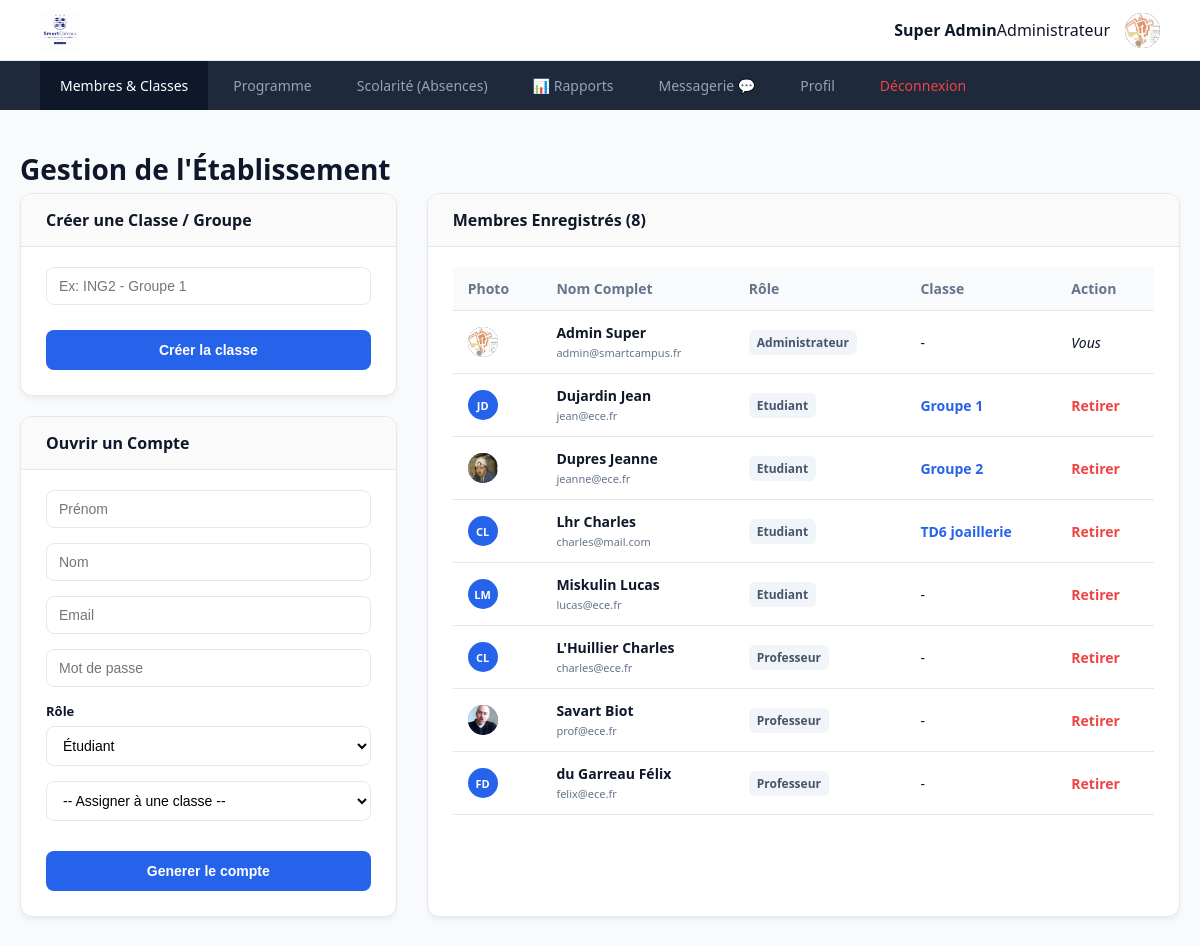
Before: /dashboard_administrateur.php (signed in) with the older database file.
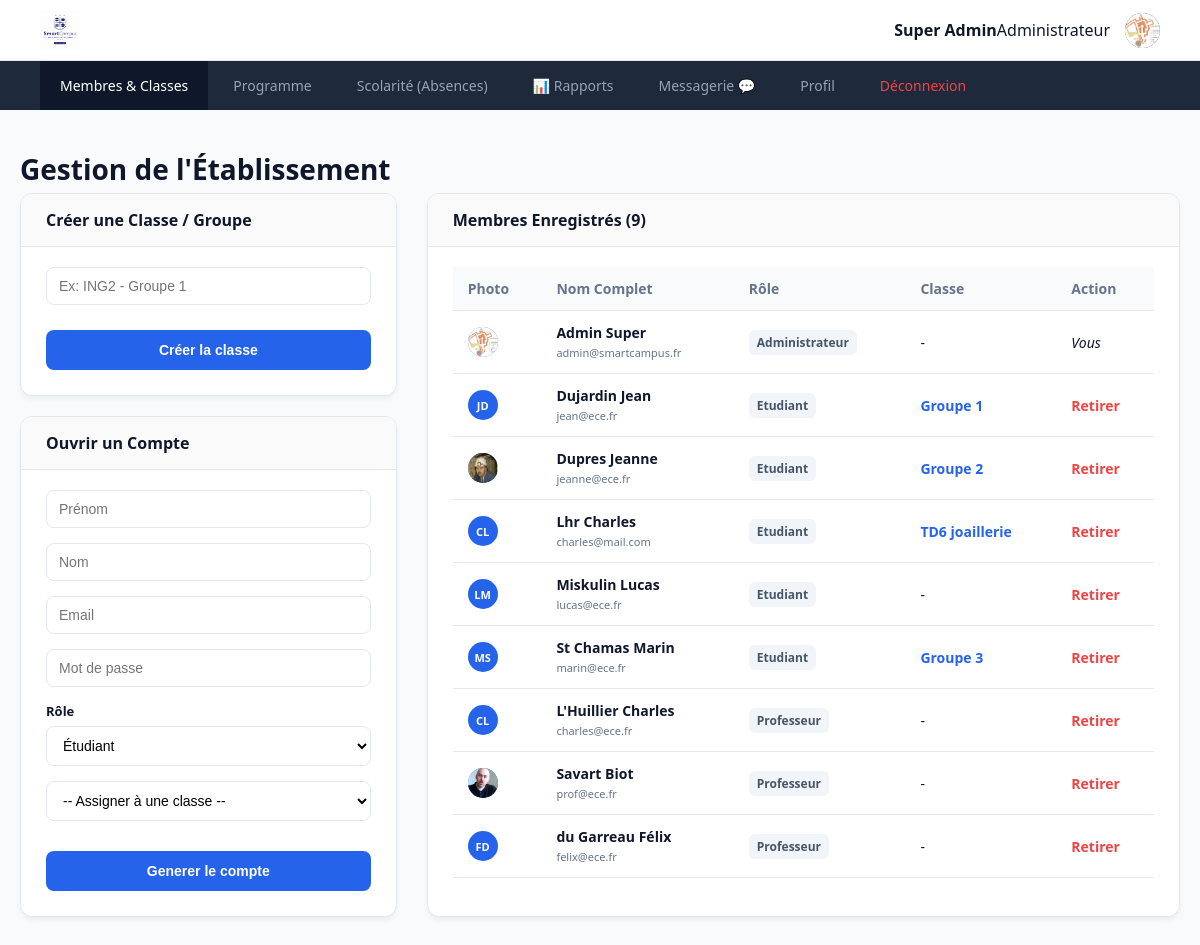
After: the same page with the newer database file.
### tables this page shows
CREATE TABLE utilisateurs (
        id INTEGER PRIMARY KEY AUTOINCREMENT,
        prenom TEXT NOT NULL,
        nom TEXT NOT NULL,
        email TEXT UNIQUE NOT NULL,
        role TEXT CHECK(role IN ('etudiant', 'professeur', 'administrateur')) NOT NULL,
        mot_de_passe_hash TEXT NOT NULL,
        statut_compte TEXT DEFAULT 'actif',
        groupe_id INTEGER,
        FOREIGN KEY(groupe_id) REFERENCES groupes(id) ON DELETE SET NULL
    );

CREATE TABLE groupes (
        id INTEGER PRIMARY KEY AUTOINCREMENT,
        nom TEXT NOT NULL UNIQUE
    );

### dashboard_administrateur.php (the view, shortened to what the changed rows need)
<?php
require_once 'db.php';
$admin_id = $_SESSION['utilisateur_id'];
$admin_info = $db->query("SELECT prenom, nom FROM utilisateurs WHERE id = $admin_id")->fetch();
$utilisateurs = $db->query("SELECT u.*, g.nom as nom_groupe FROM utilisateurs u LEFT JOIN groupes g ON u.groupe_id = g.id ORDER BY u.role, u.nom")->fetchAll();
?>
<!DOCTYPE html>
<html lang="fr">
<head><meta charset="UTF-8"><title>Admin - SmartCampus</title><link rel="stylesheet" href="style.css"></head>
<body>
    <header class="top-bar">
        <div class="user-widget">
            <div class="user-widget-info" style="text-align: right;"><strong><?= htmlspecialchars($admin_info['prenom'].' '.$admin_info['nom']) ?></strong><span>Administrateur</span></div>
        </div>
    </header>
    <div class="container">
        <h1>Gestion de l'Établissement</h1>
        <div class="dashboard-grid inverse">
            <div>
                <div class="card" style="margin-bottom:20px;">
                    <div class="card-header"><h2>Créer une Classe / Groupe</h2></div>
                </div>
                <div class="card">
                    <div class="card-header"><h2>Ouvrir un Compte</h2></div>
                </div>
            </div>
            <div class="card">
                <div class="card-header"><h2>Membres Enregistrés (<?= count($utilisateurs) ?>)</h2></div>
                <table>
                    <tr><th>Photo</th><th>Nom Complet</th><th>Rôle</th><th>Classe</th><th>Action</th></tr>
                    <?php foreach ($utilisateurs as $u):
                        $u_avatar = glob("uploads/avatars/avatar_" . $u['id'] . ".*");
                        $u_init = strtoupper(substr($u['prenom'],0,1).substr($u['nom'],0,1));
                    ?>
                        <tr>
                            <td>
                                <div class="avatar-small" style="width:30px;height:30px;font-size:11px;">
                                    <?php if(!empty($u_avatar)): ?><img src="<?= $u_avatar[0] ?>" alt="Pic"><?php else: ?><?= $u_init ?><?php endif; ?>
                                </div>
                            </td>
                            <td><strong><?= htmlspecialchars($u['nom'] . ' ' . $u['prenom']) ?></strong><br><span style="font-size:11px;color:var(--text-muted);"><?= htmlspecialchars($u['email']) ?></span></td>
                            <td><span class="badge badge-neutral" style="text-transform:capitalize;"><?= $u['role'] ?></span></td>
                            <td><?= $u['nom_groupe'] ? '<span style="color:var(--primary);font-weight:600;">'.htmlspecialchars($u['nom_groupe']).'</span>' : '-' ?></td>
                            <td>
                                <?php if($u['id'] != $_SESSION['utilisateur_id']): ?>
                                    <a href="supprimer_utilisateur.php?id=<?= $u['id'] ?>" style="color:var(--danger);font-weight:600;text-decoration:none;" onclick="return confirm('Supprimer ?');">Retirer</a>
                                <?php else: ?><em>Vous</em><?php endif; ?>
                            </td>
                        </tr>
                    <?php endforeach; ?>
                </table>
            </div>
        </div>
    </div>
</body>
</html>

Changed rows visible on the page:
added utilisateurs: u_init "MS", nom+prenom "St Chamas Marin", email "marin@ece.fr", role "Etudiant", groupe.nom "Groupe 3"
Other visible differences:
count($utilisateurs): "8" → "9"
